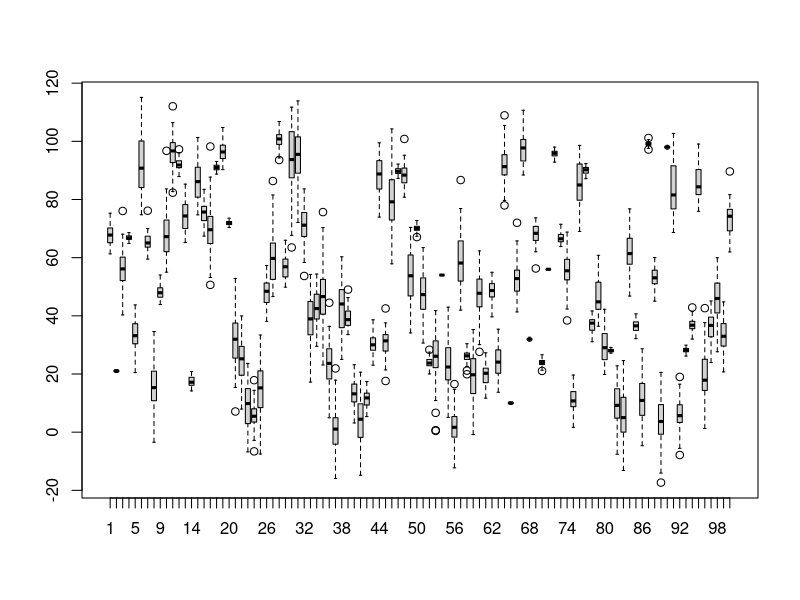
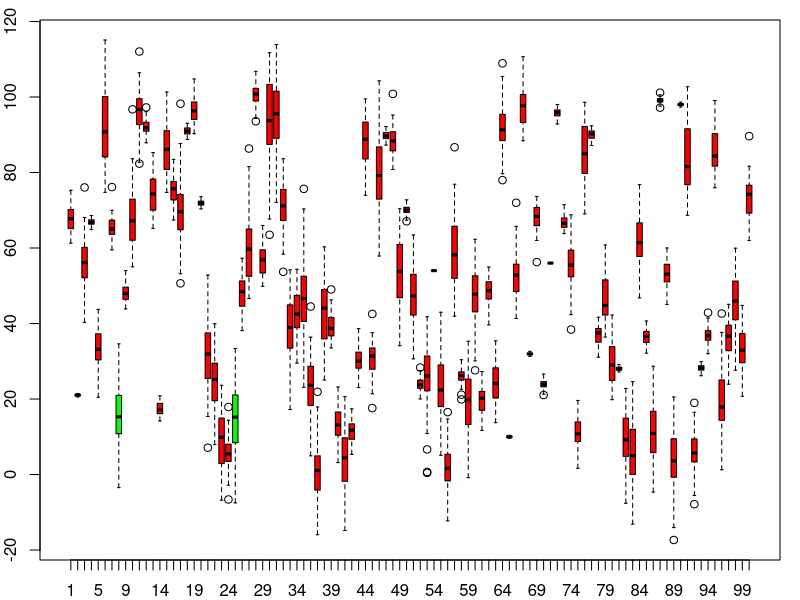
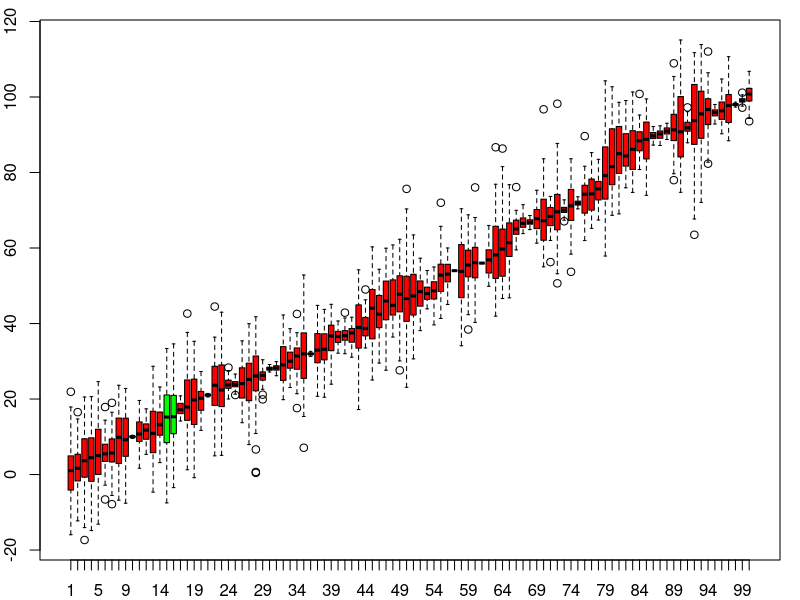

Here is the R script that generated these plots, in order:
## ---- chunk 1
n <- 50
nGp <- 100
pop <- lapply(1:nGp, function(i){
  rnorm(n, 
    mean = sample(1:100, size = 1), 
    sd = sample(seq(from = 0, to = 10, by = 0.1), size = 1))
})
## ---- chunk 2
boxplot(pop)
## ---- chunk 3
sapply(pop, summary)
## ---- chunk 4
gpX <- rnorm(n, mean = sample(10:90, size = 1))

pVal <- sapply(seq_along(pop), function(i){
  t.test(pop[[i]], gpX)$p.value
})
## ---- chunk 5
print(pVal)
## ---- chunk 6
myCol <- vector(mode = "character", length = nGp)
myCol[pVal >= 0.05] <- "green"
myCol[pVal < 0.05] <- "red"
print(myCol)
## ---- chunk 7
par(mar = c(2, 2, 1, 1))
boxplot(pop, col = myCol)
## ---- chunk 8
sapply(pop, mean)
## ---- chunk 9
order(sapply(pop, mean))
## ---- chunk 10
popOrder <- pop[order(sapply(pop, mean))]
myColOrder <- myCol[order(sapply(pop, mean))]
## ---- chunk 11
boxplot(popOrder, col = myColOrder)
